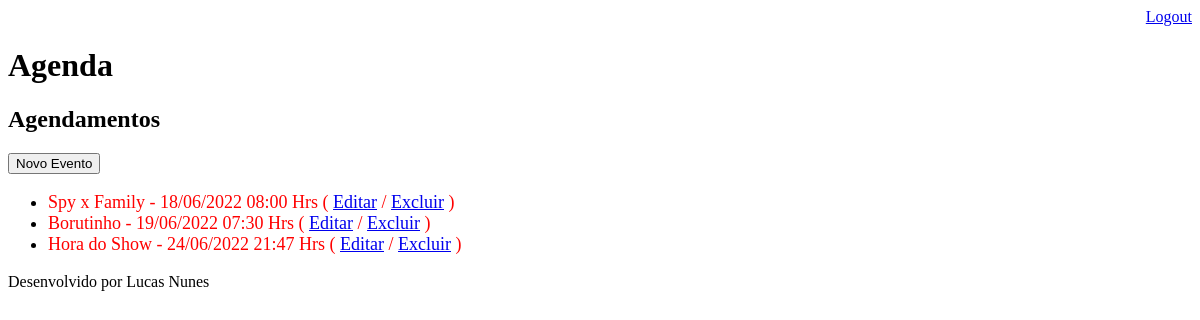
The page /agenda/ (signed in) on the database as committed earlier.
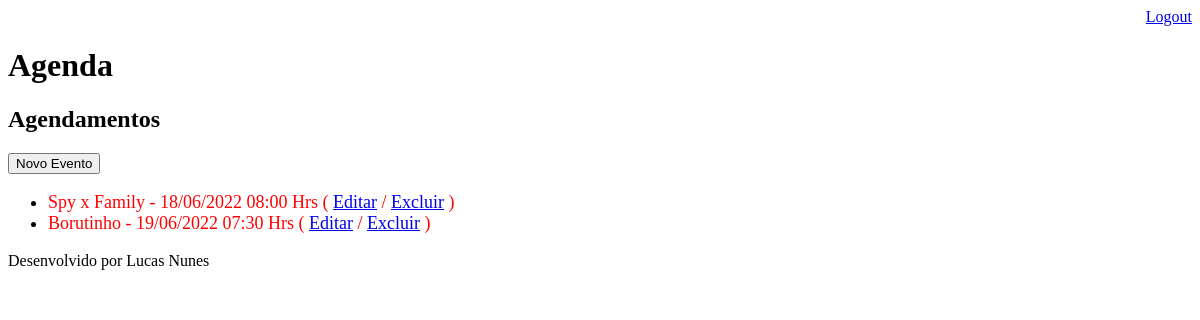
The same page on the database as committed later.
### core/models.py (models this page shows, shortened)
class Evento(models.Model):
    titulo = models.CharField(max_length=100) # no máximo 100 caracteres
    descricao = models.TextField(blank=True, null=True) # pode ficar em branco e ser nulo
    data_evento = models.DateTimeField(verbose_name='Data do Evento')
    data_criacao = models.DateTimeField(auto_now=True) # Inseri a hora atual automaticamente
    usuario = models.ForeignKey(User, on_delete=models.CASCADE) # se o usuario for deletado, seu evento tambem será deletado
    class Meta:
        db_table = 'evento' # exige que a tabela chaemo 'evento'
    def get_data_evento(self):
        return self.data_evento.strftime('%d/%m/%Y %H:%M Hrs')

### core/views.py (the view)
# urls.py: path('agenda/', views.lista_eventos),
@login_required(login_url='/login/') # [login_url='/login/'] => Significa que quando ele não estiver logado, será redirecionado para a página de login
def lista_eventos(request):
    usuario = request.user # pega o usuário que está enviando a requisição
    data_atual = datetime.now() - timedelta(hours=1)
    evento = Evento.objects.filter(usuario=usuario,
                                   data_evento__gt=data_atual) # Mesma coisa do 'all' porém está sendo passado um filtro
    dados = {'eventos':evento} # dicionario
    return render(request, 'agenda.html', dados) # renderiza o template HTML criado

### templates/agenda.html
{% extends "model-page.html" %}
{% block content %}
    <h2>Agendamentos</h2>
    <a href="evento/">
        <button type="button"> Novo Evento</button>
    </a>
    <ul style="font-size: 18px">
        {% for evento in eventos %}
            <li>
                <div %if evento.get_evento_atrasado % style="color:red">
                    {{ evento.titulo }} - {{ evento.get_data_evento }}
                    ( <a href="evento/?id={{ evento.id }}">Editar</a>
                    / <a href="evento/delete/{{ evento.id }}">Excluir</a> )
                </div>
            </li>
        {% endfor %}
    </ul>
{% endblock %}

Rows that differ between the two databases and show on the page:
no longer on this page (row edited): Evento: titulo "Hora do Show", get_data_evento "24/06/2022 21:47 Hrs"
